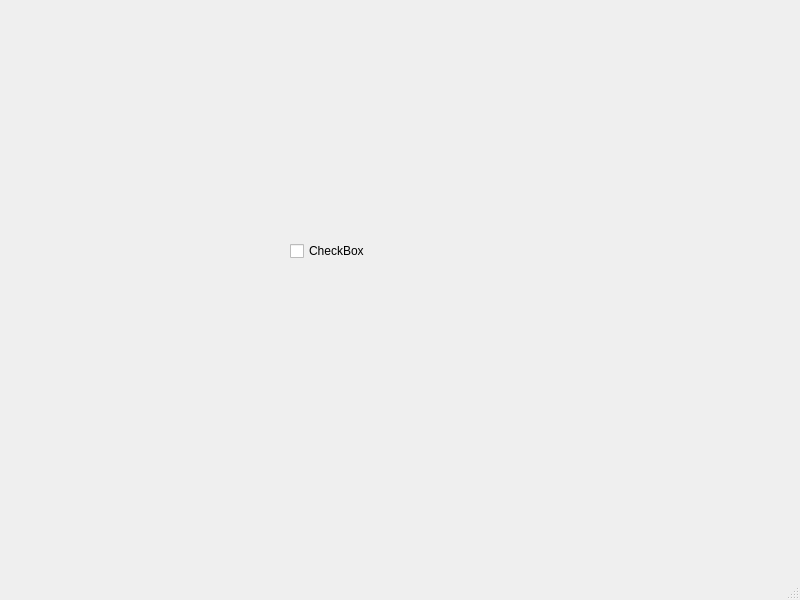
<?xml version="1.0" encoding="UTF-8"?>
<ui version="4.0">
 <class>MainWindow</class>
 <widget class="QMainWindow" name="MainWindow">
  <property name="geometry">
   <rect>
    <x>0</x>
    <y>0</y>
    <width>800</width>
    <height>600</height>
   </rect>
  </property>
  <property name="windowTitle">
   <string>MainWindow</string>
  </property>
  <widget class="QWidget" name="centralwidget">
   <widget class="QCheckBox" name="checkBox">
    <property name="geometry">
     <rect>
      <x>290</x>
      <y>240</y>
      <width>88</width>
      <height>22</height>
     </rect>
    </property>
    <property name="text">
     <string>CheckBox</string>
    </property>
   </widget>
  </widget>
  <widget class="QMenuBar" name="menubar">
   <property name="geometry">
    <rect>
     <x>0</x>
     <y>0</y>
     <width>800</width>
     <height>27</height>
    </rect>
   </property>
  </widget>
  <widget class="QStatusBar" name="statusbar"/>
 </widget>
 <resources/>
 <connections/>
</ui>
